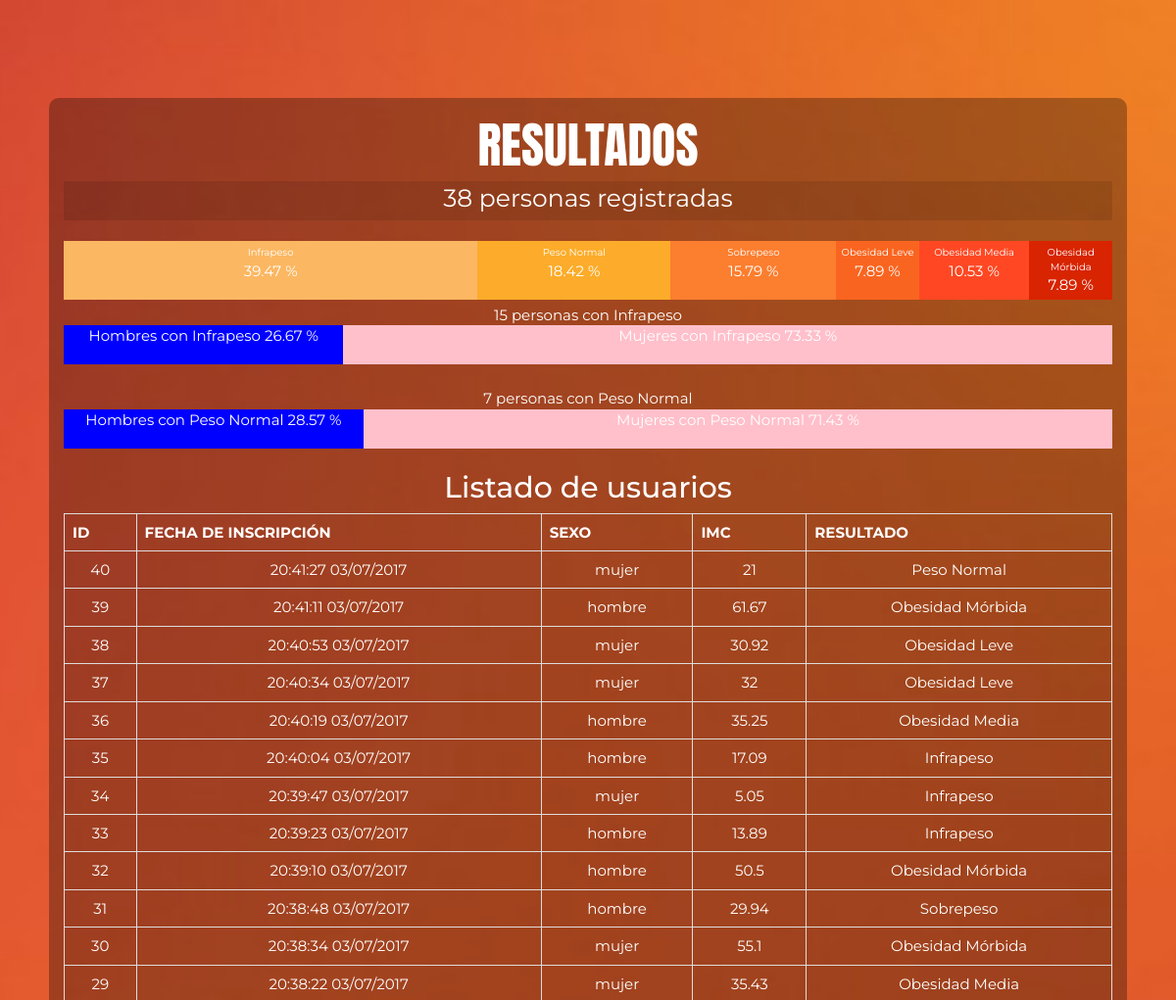
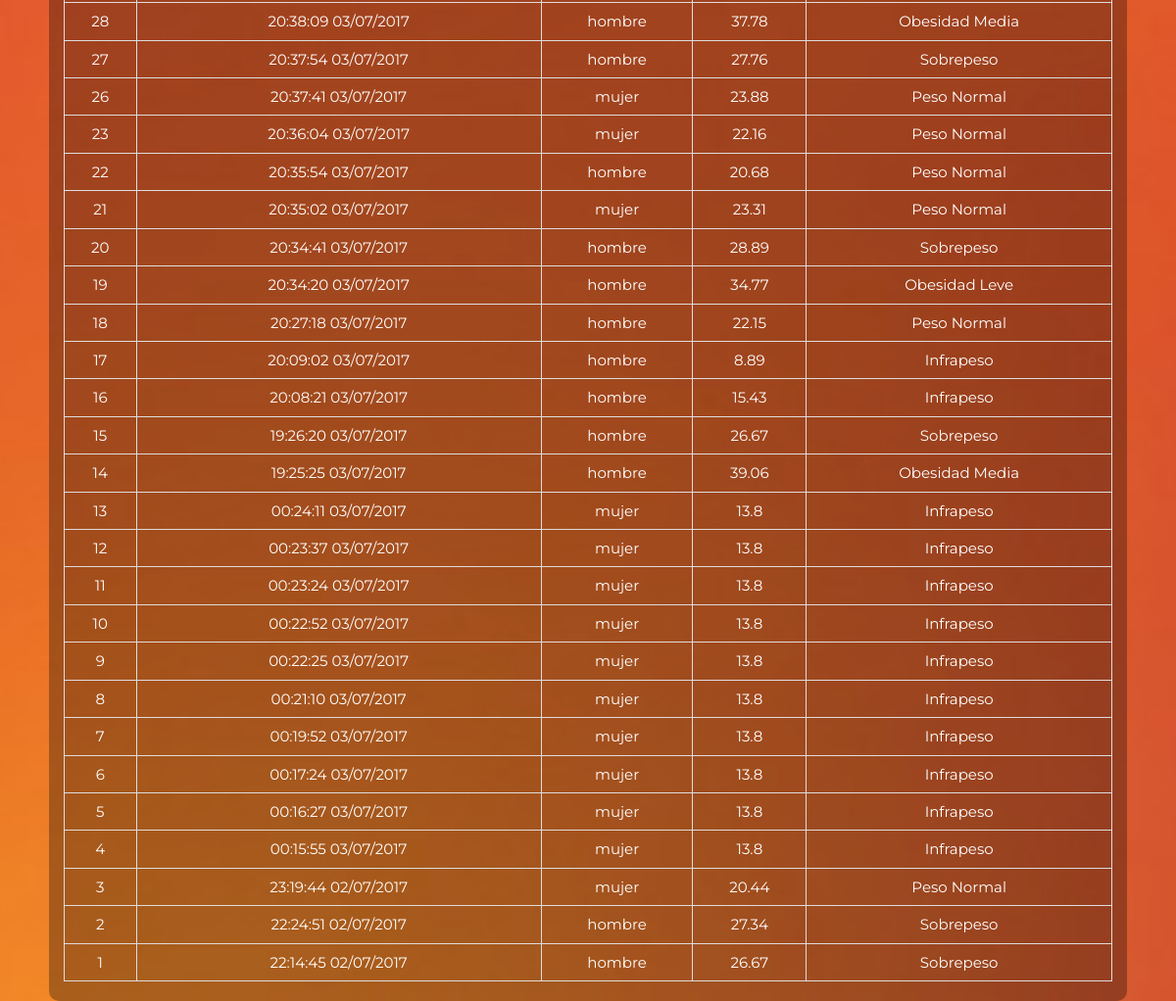
The app's page /resultados.php with its own data (2 pictures, top to bottom).
### tables this page shows
CREATE TABLE `usuarios` (
  `ID` int(11) NOT NULL,
  `FECHA` text NOT NULL,
  `SEXO` text NOT NULL,
  `EDAD` text NOT NULL,
  `ALTURA` text NOT NULL,
  `IMC` text NOT NULL,
  `RESULTADO` text NOT NULL
);

### resultados.php (the view, shortened to what this page needs)
<?php
	$link = mysqli_connect('localhost', 'root') or die('No se pudo conectar: ' . mysql_error());
	mysqli_select_db($link, "imc") or die('No se puede conectar a la base de datos: ' . mysql_error());
	mysqli_set_charset($link, "utf8");
	$querylist = "SELECT * FROM usuarios ORDER BY ID DESC";
	$resultlist = mysqli_query($link, $querylist) or die('Consulta fallida: ' . mysql_error());
	$querydatos = "SELECT * FROM usuarios";
	$resultdatos = mysqli_query($link, $querydatos) or die('Consulta fallida: ' . mysql_error());
	$infratotal = 0;
	$inframujer = 0;
	$infrahombre = 0;
	$normaltotal = 0;
	$normalmujer = 0;
	$normalhombre = 0;
	$total = 0;
	$obeslevetotal = 0;
	$obesmediatotal = 0;
	$obesmorbtotal = 0;
	$sobretotal = 0;
	 while ($rowdatos = mysqli_fetch_array($resultdatos)) {
	 	if ($rowdatos["RESULTADO"] == "Infrapeso") {$infratotal ++;}
	 	if ($rowdatos["RESULTADO"] == "Infrapeso" && $rowdatos["SEXO"] == "mujer") {$inframujer ++;}
	 	if ($rowdatos["RESULTADO"] == "Infrapeso" && $rowdatos["SEXO"] == "hombre") {$infrahombre ++;}
	 	if ($rowdatos["RESULTADO"] == "Peso Normal") {$normaltotal ++;	}
	 	if ($rowdatos["RESULTADO"] == "Peso Normal" && $rowdatos["SEXO"] == "mujer") {$normalmujer ++;}
	 	if ($rowdatos["RESULTADO"] == "Peso Normal" && $rowdatos["SEXO"] == "hombre") {$normalhombre ++;}
	 	if ($rowdatos["RESULTADO"]) {$total ++;}
	 	if ($rowdatos["RESULTADO"] == "Sobrepeso" ) {$sobretotal ++;}
	 	if ($rowdatos["RESULTADO"] == "Obesidad Leve" ) {$obeslevetotal ++;}
	 	if ($rowdatos["RESULTADO"] == "Obesidad Media" ) {$obesmediatotal ++;}
	 	if ($rowdatos["RESULTADO"] == "Obesidad Mórbida" ) {$obesmorbtotal ++;}
	}
	$porinfratotal = round((($infratotal / $total) * 100), 2);
	$porinframujer = round((($inframujer / $infratotal) * 100), 2);
	$porinfrahombre = round((($infrahombre / $infratotal) * 100), 2);
	$pornormaltotal = round((($normaltotal / $total) * 100), 2);
	$pornormalmujer = round((($normalmujer / $normaltotal) * 100), 2);
	$pornormalhombre = round((($normalhombre / $normaltotal) * 100), 2);
	$porsobretotal = round((($sobretotal / $total) * 100), 2);
	$porobeslevetotal = round((($obeslevetotal / $total) * 100), 2);
	$porobesmediatotal = round((($obesmediatotal / $total) * 100), 2);
	$porobesmorbtotal = round((($obesmorbtotal / $total) * 100), 2);
?>
<!DOCTYPE html>
<html lang="en">
<head>
	<link href="https://maxcdn.bootstrapcdn.com/bootstrap/3.3.7/css/bootstrap.min.css" rel="stylesheet">
	<link rel="stylesheet" href="css/style.css">
</head>
<body>
	<div class="container imc2">
		<h1>RESULTADOS</h1>
		<div>
			<div  style="background: rgba(0,0,0,0.1); height: 40px; color: white; font-size: 25px; ">
				<?=$total?> personas registradas
			</div> <br>
			<div class="registro" style="background: #fcb762; width:<?=$porinfratotal?>%;">
				Infrapeso<br><span><?=$porinfratotal?> %</span>
			</div>
			<div class="registro" style="background: #fcac2a; width:<?=$pornormaltotal?>%;">
				Peso Normal <br> <span><?=$pornormaltotal?> %</span>
			</div>
			<div class="registro" style="background: #fc7e2f; width:<?=$porsobretotal?>%;">
				Sobrepeso <br> <span><?=$porsobretotal?> %</span>
			</div>
			<div class="registro" style="background: #f96520; width:<?=$porobeslevetotal?>%;">
				Obesidad Leve <br> <span><?=$porobeslevetotal?> %</span>
			</div>
			<div class="registro" style="background: #ff4823; width:<?=$porobesmediatotal?>%;">
				Obesidad Media <br> <span><?=$porobesmediatotal?> %</span>
			</div>
			<div class="registro" style="background: #d82400; width:<?=$porobesmorbtotal?>%;">
				Obesidad Mórbida <br> <span><?=$porobesmorbtotal?> %</span>
			</div>
		</div>
		<br> <br> <br>
		<section>
			<div style="color: white; ">
				<?=$infratotal?> personas con Infrapeso
			</div>
			<div style="background: pink; height: 40px; width:<?=$porinframujer?>%; color: white; float: right;">
				Mujeres con Infrapeso <?=$porinframujer?> %
			</div>
			<div style="background: blue; height: 40px; width:<?=$porinfrahombre?>%; color: white; float: right;">
				Hombres con Infrapeso <?=$porinfrahombre?> %
			</div>
		</section>
		<br> <br> <br>
		<section>
			<div style="color: white; ">
				<?=$normaltotal?> personas con Peso Normal
			</div>
			<div style="background: pink; height: 40px; width:<?=$pornormalmujer?>%; color: white; float: right;">
				Mujeres con Peso Normal <?=$pornormalmujer?> %
			</div>
			<div style="background: blue; height: 40px; width:<?=$pornormalhombre?>%; color: white; float: right;">
				Hombres con Peso Normal <?=$pornormalhombre?> %
			</div>
		</section>
		<br> <br>
		<section>
			<div>
				<h2>Listado de usuarios</h2>
				<table class='table table-bordered'>
					<tr>
						<th>ID</th>
						<th>FECHA DE INSCRIPCIÓN</th>
						<th>SEXO</th>
						<th>IMC</th>
						<th>RESULTADO</th>
					</tr>
						<?php
							while ($rowlist = mysqli_fetch_array($resultlist)) {
						?>
							<tr>
								<td><?=$rowlist["ID"]?></td>
								<td><?=$rowlist["FECHA"]?></td>
								<td><?=$rowlist["SEXO"]?></td>
								<td><?=$rowlist["IMC"]?></td>
								<td><?=$rowlist["RESULTADO"]?></td>
							</tr>
						<?php
						}
						?>
					</table>
			</div>
		</section>
	</div>
</body>
</html>

### css/style.css (style rules this page uses)
* { box-sizing: border-box; }
body { background: url('../img/orange_wallpaper.jpg') no-repeat center center fixed; background-size: cover; font-family: 'Montserrat', sans-serif; }
h1 { text-align: center; font-family: 'Anton', sans-serif; font-size: 50px; color: white; }
.imc2 { background: rgba(0, 0, 0, 0.3); text-align: center; margin-top: 100px; font-size: 15px; height: 100%; width: 1100px; border-radius: 10px; color: white; }
.registro { height: 60px; color: white; float: left; font-size: 10px; padding-top: 5px; }
span { font-size: 15px; margin-top: 5px; }

### records on screen
usuarios: ID "40", FECHA "20:41:27 03/07/2017", SEXO "mujer", IMC "21", RESULTADO "Peso Normal"
usuarios: ID "39", FECHA "20:41:11 03/07/2017", SEXO "hombre", IMC "61.67", RESULTADO "Obesidad Mórbida"
usuarios: ID "38", FECHA "20:40:53 03/07/2017", SEXO "mujer", IMC "30.92", RESULTADO "Obesidad Leve"
usuarios: ID "37", FECHA "20:40:34 03/07/2017", SEXO "mujer", IMC "32", RESULTADO "Obesidad Leve"
usuarios: ID "36", FECHA "20:40:19 03/07/2017", SEXO "hombre", IMC "35.25", RESULTADO "Obesidad Media"
usuarios: ID "35", FECHA "20:40:04 03/07/2017", SEXO "hombre", IMC "17.09", RESULTADO "Infrapeso"
usuarios: ID "34", FECHA "20:39:47 03/07/2017", SEXO "mujer", IMC "5.05", RESULTADO "Infrapeso"
usuarios: ID "33", FECHA "20:39:23 03/07/2017", SEXO "hombre", IMC "13.89", RESULTADO "Infrapeso"
usuarios: ID "32", FECHA "20:39:10 03/07/2017", SEXO "hombre", IMC "50.5", RESULTADO "Obesidad Mórbida"
usuarios: ID "31", FECHA "20:38:48 03/07/2017", SEXO "hombre", IMC "29.94", RESULTADO "Sobrepeso"
usuarios: ID "30", FECHA "20:38:34 03/07/2017", SEXO "mujer", IMC "55.1", RESULTADO "Obesidad Mórbida"
usuarios: ID "29", FECHA "20:38:22 03/07/2017", SEXO "mujer", IMC "35.43", RESULTADO "Obesidad Media"
usuarios: ID "28", FECHA "20:38:09 03/07/2017", SEXO "hombre", IMC "37.78", RESULTADO "Obesidad Media"
usuarios: ID "27", FECHA "20:37:54 03/07/2017", SEXO "hombre", IMC "27.76", RESULTADO "Sobrepeso"
usuarios: ID "26", FECHA "20:37:41 03/07/2017", SEXO "mujer", IMC "23.88", RESULTADO "Peso Normal"
usuarios: ID "23", FECHA "20:36:04 03/07/2017", SEXO "mujer", IMC "22.16", RESULTADO "Peso Normal"
usuarios: ID "22", FECHA "20:35:54 03/07/2017", SEXO "hombre", IMC "20.68", RESULTADO "Peso Normal"
usuarios: ID "21", FECHA "20:35:02 03/07/2017", SEXO "mujer", IMC "23.31", RESULTADO "Peso Normal"
usuarios: ID "20", FECHA "20:34:41 03/07/2017", SEXO "hombre", IMC "28.89", RESULTADO "Sobrepeso"
usuarios: ID "19", FECHA "20:34:20 03/07/2017", SEXO "hombre", IMC "34.77", RESULTADO "Obesidad Leve"
usuarios: ID "18", FECHA "20:27:18 03/07/2017", SEXO "hombre", IMC "22.15", RESULTADO "Peso Normal"
usuarios: ID "17", FECHA "20:09:02 03/07/2017", SEXO "hombre", IMC "8.89", RESULTADO "Infrapeso"
usuarios: ID "16", FECHA "20:08:21 03/07/2017", SEXO "hombre", IMC "15.43", RESULTADO "Infrapeso"
usuarios: ID "15", FECHA "19:26:20 03/07/2017", SEXO "hombre", IMC "26.67", RESULTADO "Sobrepeso"
usuarios: ID "14", FECHA "19:25:25 03/07/2017", SEXO "hombre", IMC "39.06", RESULTADO "Obesidad Media"
usuarios: ID "13", FECHA "00:24:11 03/07/2017", SEXO "mujer", IMC "13.8", RESULTADO "Infrapeso"
usuarios: ID "12", FECHA "00:23:37 03/07/2017", SEXO "mujer", IMC "13.8", RESULTADO "Infrapeso"
usuarios: ID "11", FECHA "00:23:24 03/07/2017", SEXO "mujer", IMC "13.8", RESULTADO "Infrapeso"
usuarios: ID "10", FECHA "00:22:52 03/07/2017", SEXO "mujer", IMC "13.8", RESULTADO "Infrapeso"
usuarios: ID "9", FECHA "00:22:25 03/07/2017", SEXO "mujer", IMC "13.8", RESULTADO "Infrapeso"
usuarios: ID "8", FECHA "00:21:10 03/07/2017", SEXO "mujer", IMC "13.8", RESULTADO "Infrapeso"
usuarios: ID "7", FECHA "00:19:52 03/07/2017", SEXO "mujer", IMC "13.8", RESULTADO "Infrapeso"
usuarios: ID "6", FECHA "00:17:24 03/07/2017", SEXO "mujer", IMC "13.8", RESULTADO "Infrapeso"
usuarios: ID "5", FECHA "00:16:27 03/07/2017", SEXO "mujer", IMC "13.8", RESULTADO "Infrapeso"
usuarios: ID "4", FECHA "00:15:55 03/07/2017", SEXO "mujer", IMC "13.8", RESULTADO "Infrapeso"
usuarios: ID "3", FECHA "23:19:44 02/07/2017", SEXO "mujer", IMC "20.44", RESULTADO "Peso Normal"
usuarios: ID "2", FECHA "22:24:51 02/07/2017", SEXO "hombre", IMC "27.34", RESULTADO "Sobrepeso"
usuarios: ID "1", FECHA "22:14:45 02/07/2017", SEXO "hombre", IMC "26.67", RESULTADO "Sobrepeso"

### other values on screen
$total "38"
$porinfratotal "39.47"
$pornormaltotal "18.42"
$porsobretotal "15.79"
$porobeslevetotal "7.89"
$porobesmediatotal "10.53"
$porobesmorbtotal "7.89"
$infratotal "15"
$porinframujer "73.33"
$porinfrahombre "26.67"
$normaltotal "7"
$pornormalmujer "71.43"
$pornormalhombre "28.57"
